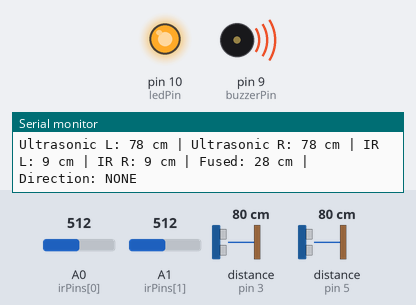
Simulated run of this sketch. Board: Arduino Uno, built with avr-gcc and run on an emulated ATmega328P. Shown: output pins drawn as LEDs (lit = HIGH), buzzer (waves = sounding), the last lines printed to the serial monitor. Wiring (inferred from the names in the program): 2 × ultrasonic range finder: trigger pin 2, echo pin 3 / trigger pin 4, echo pin 5. The test bench sets the inputs (shaded band); at power-on: distance to the obstacle (sensors on pin 3, pin 5) 80 cm, A0 (irPins[0]) = 512, A1 (irPins[1]) = 512. The echo pulse lasts 58.3 µs per cm; pins used as bus, display or sensor lines are not drawn.

Above: at 1.2 s.
1.3 s: distance to the obstacle (sensor on pin 3) set to 91 cm
4.3 s: distance to the obstacle (sensor on pin 3) set to 99 cm
At 5.8 s:
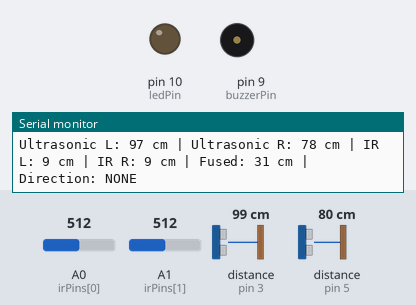
7.3 s: distance to the obstacle (sensor on pin 5) set to 60 cm
10.3 s: distance to the obstacle (sensor on pin 5) set to 52 cm
At 10.8 s:
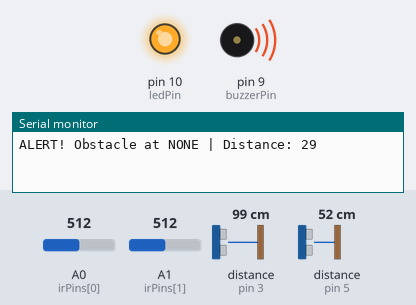
13.3 s: A0 (irPins[0]) set to 420
16.3 s: A0 (irPins[0]) set to 387
At 17.6 s:
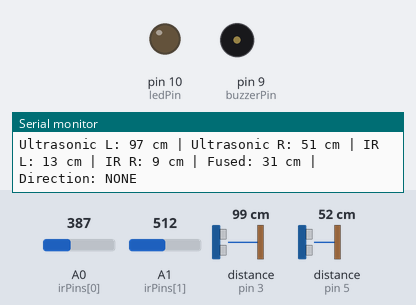
Timing chart, 0 to 19.3 s (numbered marks = the images above; inputs shaded):
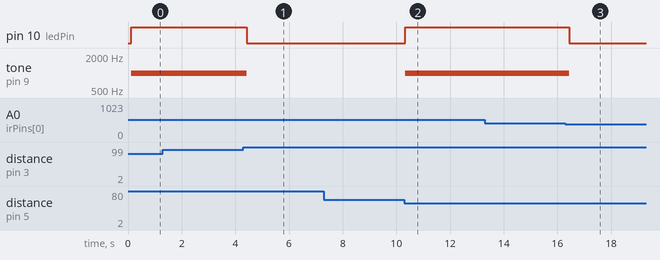

The sketch:

navigation_system.ino
```cpp
// Autonomous Sensor Fusion Navigation System v2.0
// Author: Adheesh Ramanath
// Platform: Arduino
// Description: Real-time multi-sensor obstacle detection with confidence-based sensor fusion, direction detection, and alert system

// -------------------- Pin Definitions --------------------
const int trigPins[2] = {2, 4};   // Ultrasonic sensor trigger pins
const int echoPins[2] = {3, 5};   // Ultrasonic sensor echo pins
const int irPins[2] = {A0, A1};   // Infrared distance sensors
const int buzzerPin = 9;          // Buzzer for alerts
const int ledPin = 10;            // LED for visual alerts

// -------------------- System Parameters --------------------
const int safeDistance = 30;          // cm, distance considered unsafe
const int maxDistance = 200;          // cm, max reliable distance
const int samplesPerSensor = 7;       // number of readings for filtering
const unsigned long loopInterval = 50; // ms, time between main loop updates
bool debugMode = true;                // print detailed info to Serial

// Timing
unsigned long lastLoopTime = 0;

// -------------------- Utility Functions --------------------

// Read raw ultrasonic distance in cm
long readUltrasonic(int trigPin, int echoPin) {
  digitalWrite(trigPin, LOW);
  delayMicroseconds(2);
  digitalWrite(trigPin, HIGH);
  delayMicroseconds(10);
  digitalWrite(trigPin, LOW);

  long duration = pulseIn(echoPin, HIGH, 25000); // max 25 ms timeout
  long distance = duration * 0.034 / 2;

  if (distance <= 0 || distance > maxDistance) return -1; // invalid reading
  return distance;
}

// Read raw IR sensor distance (simplified approximation)
long readIR(int pin) {
  int value = analogRead(pin);
  if (value < 50) return -1; // too low = out of range
  long distance = 6787 / (value - 3) - 4; // rough formula for Sharp IR
  if (distance > maxDistance) return -1;
  return distance;
}

// Median filter with simple bubble sort
long medianFilter(long readings[], int size) {
  for (int i = 0; i < size - 1; i++) {
    for (int j = i + 1; j < size; j++) {
      if (readings[j] < readings[i]) {
        long temp = readings[i];
        readings[i] = readings[j];
        readings[j] = temp;
      }
    }
  }
  return readings[size / 2];
}

// Standard deviation check to reject outliers
long filteredDistance(long (*readFunc)(int, int), int sensorIndex) {
  long readings[samplesPerSensor];
  int validCount = 0;

  for (int i = 0; i < samplesPerSensor; i++) {
    long d = readFunc(trigPins[sensorIndex], echoPins[sensorIndex]);
    if (d > 0) readings[validCount++] = d;
    delayMicroseconds(200);
  }

  if (validCount < samplesPerSensor / 2) return -1;

  long med = medianFilter(readings, validCount);

  // reject readings too far from median
  long filtered = 0, count = 0;
  for (int i = 0; i < validCount; i++) {
    if (abs(readings[i] - med) < 15) { // 15 cm threshold
      filtered += readings[i];
      count++;
    }
  }
  return count > 0 ? filtered / count : -1;
}

// Compute confidence based on distance and sensor type
float computeConfidence(long d) {
  if (d < 0) return 0.0;
  if (d <= safeDistance) return 1.0;       // very confident if too close
  if (d <= safeDistance * 2) return 0.7;   // moderately confident
  return 0.4;                               // low confidence
}

// Sensor fusion between multiple sensors
long fuseDistances(long d1, long d2, long d3, long d4) {
  float c1 = computeConfidence(d1);
  float c2 = computeConfidence(d2);
  float c3 = computeConfidence(d3);
  float c4 = computeConfidence(d4);

  float totalC = c1 + c2 + c3 + c4;
  if (totalC == 0) return -1;

  return (long)((d1 * c1 + d2 * c2 + d3 * c3 + d4 * c4) / totalC);
}

// Determine obstacle direction based on sensor distances
String obstacleDirection(long dLeft, long dRight) {
  if (dLeft <= safeDistance && dRight <= safeDistance) return "CENTER";
  if (dLeft <= safeDistance) return "LEFT";
  if (dRight <= safeDistance) return "RIGHT";
  return "NONE";
}

// Alert system
void triggerAlert(long fusedDistance, String direction) {
  if (fusedDistance > 0 && fusedDistance <= safeDistance) {
    digitalWrite(ledPin, HIGH);
    tone(buzzerPin, 1000); // continuous tone

    if (debugMode) {
      Serial.print("ALERT! Obstacle at ");
      Serial.print(direction);
      Serial.print(" | Distance: ");
      Serial.println(fusedDistance);
    }
  } else {
    digitalWrite(ledPin, LOW);
    noTone(buzzerPin);
  }
}

// -------------------- Setup --------------------
void setup() {
  for (int i = 0; i < 2; i++) {
    pinMode(trigPins[i], OUTPUT);
    pinMode(echoPins[i], INPUT);
  }
  pinMode(irPins[0], INPUT);
  pinMode(irPins[1], INPUT);

  pinMode(buzzerPin, OUTPUT);
  pinMode(ledPin, OUTPUT);

  Serial.begin(9600);
  Serial.println("Autonomous Sensor Fusion Navigation System v2.0 Initialized");
}

// -------------------- Main Loop --------------------
void loop() {
  if (millis() - lastLoopTime < loopInterval) return;
  lastLoopTime = millis();

  // Read all sensors
  long dUltrasonicLeft = filteredDistance(readUltrasonic, 0);
  long dUltrasonicRight = filteredDistance(readUltrasonic, 1);
  long dIRLeft = readIR(irPins[0]);
  long dIRRight = readIR(irPins[1]);

  // Fuse distances
  long fusedDistance = fuseDistances(dUltrasonicLeft, dUltrasonicRight, dIRLeft, dIRRight);

  // Determine obstacle direction
  String direction = obstacleDirection(dUltrasonicLeft, dUltrasonicRight);

  // Trigger alerts
  triggerAlert(fusedDistance, direction);

  // Serial debug
  if (debugMode) {
    Serial.print("Ultrasonic L: "); Serial.print(dUltrasonicLeft); Serial.print(" cm | ");
    Serial.print("Ultrasonic R: "); Serial.print(dUltrasonicRight); Serial.print(" cm | ");
    Serial.print("IR L: "); Serial.print(dIRLeft); Serial.print(" cm | ");
    Serial.print("IR R: "); Serial.print(dIRRight); Serial.print(" cm | ");
    Serial.print("Fused: "); Serial.print(fusedDistance); Serial.print(" cm | Direction: ");
    Serial.println(direction);
  }
}
```

Measured:
- the behaviour switches between 95 and 96 cm on distance to the obstacle (sensor on pin 3) (found by bisection; images 0 and 1)
- the behaviour switches between 58 and 57 cm on distance to the obstacle (sensor on pin 5) (found by bisection; images 1 and 2)
- the behaviour switches between 403 and 402 on A0 (irPins[0]) (found by bisection; images 2 and 3)
- after the input at 4.3 s, pin 10 (ledPin): HIGH → LOW after 0.13 s; tone on pin 9 (buzzerPin): 1000 Hz → silent after 0.13 s
- after the input at 10.3 s, pin 10 (ledPin): LOW → HIGH at once; tone on pin 9 (buzzerPin): silent → 1000 Hz at once
- after the input at 16.3 s, pin 10 (ledPin): HIGH → LOW after 0.14 s; tone on pin 9 (buzzerPin): 1000 Hz → silent after 0.14 s
